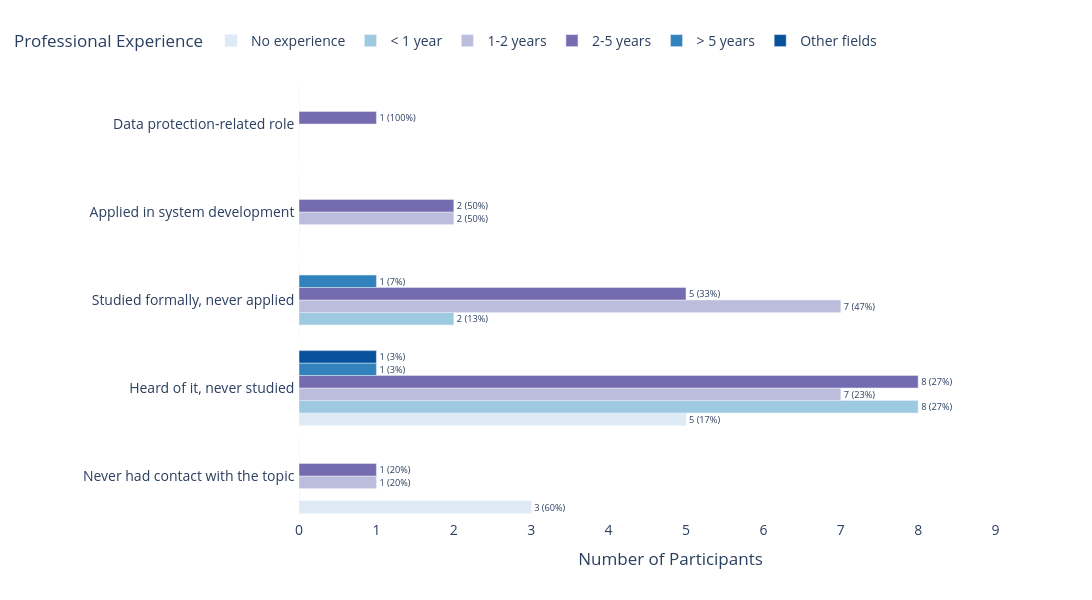

The cell this chart's notebook holds for it:
### Code cell
import pandas as pd
import plotly.express as px

# === Data translated from the sheet 'familiarity-vs-work-experience' in the spreadsheet ../data/evaluation1-post-activity-questionnaire.xlsx and familiarity-vs-work-experience from ../data/evaluation2-post-activity-questionnaire.xlsx===
data = {
    "Experience": [
        "No experience", 
        "< 1 year", 
        "1-2 years", 
        "2-5 years", 
        "> 5 years", 
        "Other fields"
    ],
    "Never had contact with the topic ": [3, 0, 1, 1, 0, 0],
    "Heard of it, never studied ": [5, 8, 7, 8, 1, 1],
    "Studied formally, never applied ": [0, 2, 7, 5, 1, 0],
    "Applied in system development ": [0, 0, 2, 2, 0, 0],
    "Data protection-related role " : [0, 0, 0, 1, 0, 0],
}

df = pd.DataFrame(data)

df_long = df.melt(id_vars="Experience", 
                  var_name="Familiarity", 
                  value_name="Count")

totals = df_long.groupby("Familiarity")["Count"].transform("sum")

df_long["Percentage"] = (df_long["Count"] / totals) * 100

df_long["Label"] = df_long.apply(
    lambda row: f"{row['Count']} ({row['Percentage']:.0f}%)" if row['Count'] > 0 else "",
    axis=1
)

# Personalised colours
colours = ['#deebf7','#9ecae1', '#bcbddc', '#756bb1', '#3182bd', '#08519c']

fig = px.bar(
    df_long,
    y="Familiarity",
    x="Count",
    color="Experience",
    orientation='h',
    barmode="group",
    text=df_long["Label"],
    title="",
    color_discrete_sequence=colours,
)

# Layout
fig.update_layout(
    yaxis_title="",
    xaxis_title="Number of Participants",
    font=dict(size=14),
    bargap=0.15,
    legend_title="Professional Experience",
    height=600,
    width=1400,
    plot_bgcolor='rgba(0,0,0,0)',
    legend=dict(
        orientation="h",
        yanchor="bottom",
        y=1.05,
        xanchor="center",
        x=0.2
    )
)


fig.update_traces(
    textfont_size=14,
    textposition="outside",
    textangle=0,
    insidetextanchor='middle'
)

fig.update_layout(
    margin=dict(l=100, r=50, t=80, b=80),
    xaxis=dict(range=[0, df_long['Count'].max() * 1.2]),
)

fig.write_image("../images/figure8.png", scale=3, width=900, height=600)
fig.show()

### Figure 1 — Plotly figure (JSON) as saved in the notebook; plotly's stock layout.template omitted (floating-point values rounded to 4 significant figures)
{"data": [{"alignmentgroup": "True", "hovertemplate": "Experience=No experience<br>Count=%{x}<br>Familiarity=%{y}<br>Label=%{text}<extra></extra>", "insidetextanchor": "middle", "legendgroup": "No experience", "marker": {"color": "#deebf7", "pattern": {"shape": ""}}, "name": "No experience", "offsetgroup": "No experience", "orientation": "h", "showlegend": true, "text": ["3 (60%)", "5 (17%)", "", "", ""], "textangle": 0, "textfont": {"size": 14}, "textposition": "outside", "type": "bar", "x": [3, 5, 0, 0, 0], "xaxis": "x", "y": ["Never had contact with the topic ", "Heard of it, never studied ", "Studied formally, never applied ", "Applied in system development ", "Data protection-related role "], "yaxis": "y"}, {"alignmentgroup": "True", "hovertemplate": "Experience=< 1 year<br>Count=%{x}<br>Familiarity=%{y}<br>Label=%{text}<extra></extra>", "insidetextanchor": "middle", "legendgroup": "< 1 year", "marker": {"color": "#9ecae1", "pattern": {"shape": ""}}, "name": "< 1 year", "offsetgroup": "< 1 year", "orientation": "h", "showlegend": true, "text": ["", "8 (27%)", "2 (13%)", "", ""], "textangle": 0, "textfont": {"size": 14}, "textposition": "outside", "type": "bar", "x": [0, 8, 2, 0, 0], "xaxis": "x", "y": ["Never had contact with the topic ", "Heard of it, never studied ", "Studied formally, never applied ", "Applied in system development ", "Data protection-related role "], "yaxis": "y"}, {"alignmentgroup": "True", "hovertemplate": "Experience=1-2 years<br>Count=%{x}<br>Familiarity=%{y}<br>Label=%{text}<extra></extra>", "insidetextanchor": "middle", "legendgroup": "1-2 years", "marker": {"color": "#bcbddc", "pattern": {"shape": ""}}, "name": "1-2 years", "offsetgroup": "1-2 years", "orientation": "h", "showlegend": true, "text": ["1 (20%)", "7 (23%)", "7 (47%)", "2 (50%)", ""], "textangle": 0, "textfont": {"size": 14}, "textposition": "outside", "type": "bar", "x": [1, 7, 7, 2, 0], "xaxis": "x", "y": ["Never had contact with the topic ", "Heard of it, never studied ", "Studied formally, never applied ", "Applied in system development ", "Data protection-related role "], "yaxis": "y"}, {"alignmentgroup": "True", "hovertemplate": "Experience=2-5 years<br>Count=%{x}<br>Familiarity=%{y}<br>Label=%{text}<extra></extra>", "insidetextanchor": "middle", "legendgroup": "2-5 years", "marker": {"color": "#756bb1", "pattern": {"shape": ""}}, "name": "2-5 years", "offsetgroup": "2-5 years", "orientation": "h", "showlegend": true, "text": ["1 (20%)", "8 (27%)", "5 (33%)", "2 (50%)", "1 (100%)"], "textangle": 0, "textfont": {"size": 14}, "textposition": "outside", "type": "bar", "x": [1, 8, 5, 2, 1], "xaxis": "x", "y": ["Never had contact with the topic ", "Heard of it, never studied ", "Studied formally, never applied ", "Applied in system development ", "Data protection-related role "], "yaxis": "y"}, {"alignmentgroup": "True", "hovertemplate": "Experience=> 5 years<br>Count=%{x}<br>Familiarity=%{y}<br>Label=%{text}<extra></extra>", "insidetextanchor": "middle", "legendgroup": "> 5 years", "marker": {"color": "#3182bd", "pattern": {"shape": ""}}, "name": "> 5 years", "offsetgroup": "> 5 years", "orientation": "h", "showlegend": true, "text": ["", "1 (3%)", "1 (7%)", "", ""], "textangle": 0, "textfont": {"size": 14}, "textposition": "outside", "type": "bar", "x": [0, 1, 1, 0, 0], "xaxis": "x", "y": ["Never had contact with the topic ", "Heard of it, never studied ", "Studied formally, never applied ", "Applied in system development ", "Data protection-related role "], "yaxis": "y"}, {"alignmentgroup": "True", "hovertemplate": "Experience=Other fields<br>Count=%{x}<br>Familiarity=%{y}<br>Label=%{text}<extra></extra>", "insidetextanchor": "middle", "legendgroup": "Other fields", "marker": {"color": "#08519c", "pattern": {"shape": ""}}, "name": "Other fields", "offsetgroup": "Other fields", "orientation": "h", "showlegend": true, "text": ["", "1 (3%)", "", "", ""], "textangle": 0, "textfont": {"size": 14}, "textposition": "outside", "type": "bar", "x": [0, 1, 0, 0, 0], "xaxis": "x", "y": ["Never had contact with the topic ", "Heard of it, never studied ", "Studied formally, never applied ", "Applied in system development ", "Data protection-related role "], "yaxis": "y"}], "layout": {"bargap": 0.15, "barmode": "group", "font": {"size": 14}, "height": 600, "legend": {"orientation": "h", "title": {"text": "Professional Experience"}, "tracegroupgap": 0, "x": 0.2, "xanchor": "center", "y": 1.05, "yanchor": "bottom"}, "margin": {"b": 80, "l": 100, "r": 50, "t": 80}, "plot_bgcolor": "rgba(0,0,0,0)", "width": 1400, "xaxis": {"anchor": "y", "domain": [0, 1], "range": [0, 9.6], "title": {"text": "Number of Participants"}}, "yaxis": {"anchor": "x", "domain": [0, 1], "title": {"text": ""}}}}
